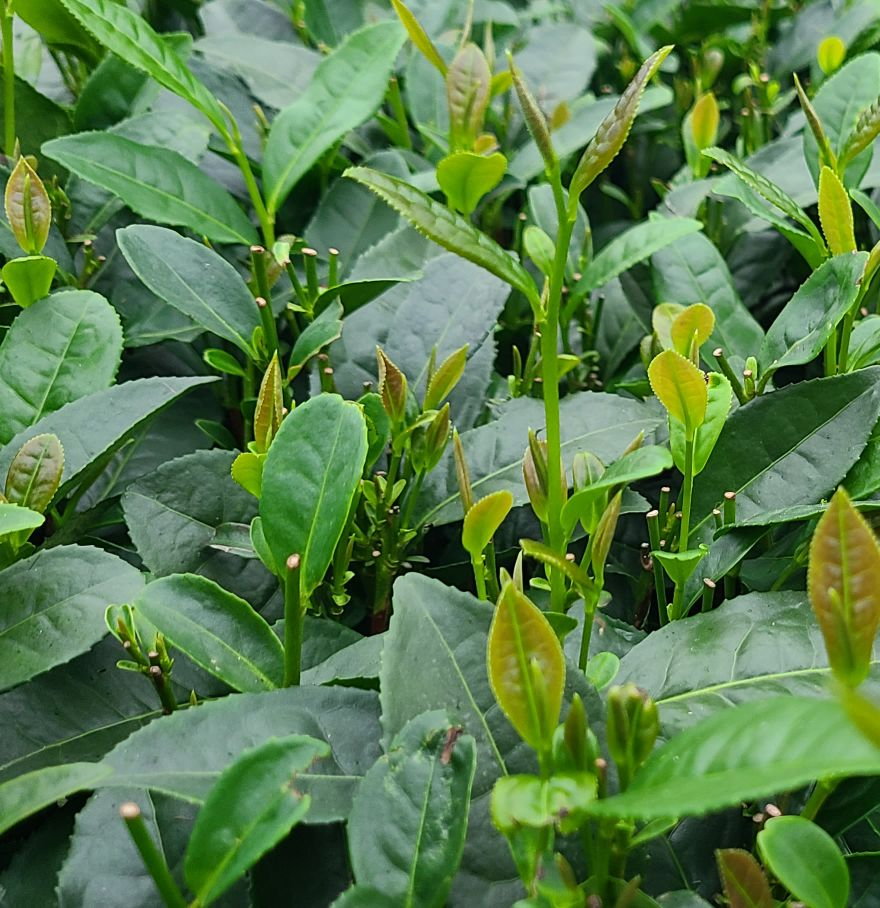
#> input picture 1 (1).jpg, 880 x 908 px
$ python HSV_ROI_Tea.py
#> lines starting #> are read from the running program, lines starting #| are printed output that depends on the picture; after the words box and inside, x2 and y2 are one past the last pixel; in counts of white or black regions, pixels touching at a corner belong together
# 基于HSV色彩空间的嫩芽ROI提取算法
# 原理先通过cv.cvtColor()函数，将原RGB彩色图像转换为hsv色彩空间的图像，
# 然后通过cv.inRange()函数获得ROI区域的Mask，
# 最后利用cv.bitwise()函数提取得到ROI区域。
import cv2 as cv
import numpy as np
from skimage import measure

src = cv.imread('1 (1).jpg')
#> src is the input picture: shape (908, 880, 3); mean B, G, R 75, 126.2, 89.7
cv.imshow('src', src)
hsv = cv.cvtColor(src, cv.COLOR_BGR2HSV)       # 转换成hsv色彩风格
#> hsv: shape (908, 880, 3); mean H, S, V 58.4, 126.5, 126.4
lower_hsv=np.array([25,95,46])
upper_hsv=np.array([41,255,255])
# 通过设置不同的H、S、V的min和max阈值可以获取不同色彩的一个二值的mask图像
mask = cv.inRange(hsv, lower_hsv, upper_hsv)        # 利用inRange产生mask
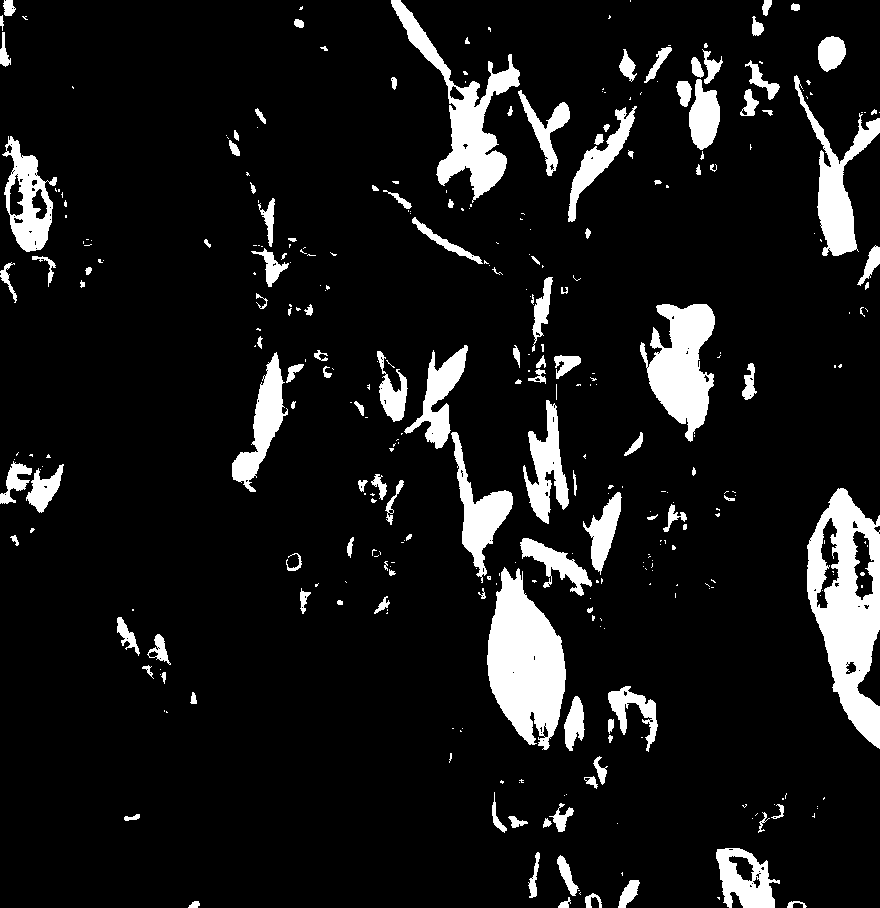
#> mask: shape (908, 880); 9.8% white; 348 white regions (217 under 20 px), largest, box (x1, y1, x2, y2) and area: (807, 488, 880, 749) 10507, (487, 567, 566, 750) 9204, (391, 0, 520, 203) 6184
cv.imshow('mask1', mask)
cv.imwrite('mask1.jpg', mask)

# 获取mask 将原始图像与原始图像在mask区域进行逻辑与操作，即可获取（分割后的图像）
timg1 = cv.bitwise_and(src, src, mask=mask)
cv.imshow('timg1', timg1)
cv.imwrite('timg1.jpg', timg1)

# 将其转化为二值图像(省略此步骤直接调用mask二值图像)
bgr= cv.cvtColor(timg1, cv.COLOR_HSV2BGR)
# cv.imshow('1',bgr)
gray=cv.cvtColor(bgr,cv.COLOR_BGR2GRAY)
# cv.imshow('2',gray)
ret, thresh = cv.threshold(gray, 0, 255, cv.THRESH_BINARY + cv.THRESH_OTSU)
#> thresh: shape (908, 880); 9.6% white; 383 white regions (259 under 20 px), largest, box (x1, y1, x2, y2) and area: (807, 488, 880, 749) 10389, (487, 568, 566, 750) 9175, (391, 0, 520, 203) 6183
#> ret = 45
# cv.imshow("thresh", thresh)
# 中值滤波：进行嫩芽降噪
median = cv.medianBlur(thresh,9)
#> median: shape (908, 880); 8.9% white; 88 white regions (14 under 20 px), largest, box (x1, y1, x2, y2) and area: (807, 488, 880, 748) 10574, (487, 571, 566, 748) 9220, (647, 304, 715, 439) 5795
cv.imshow('median',median)
# 开操作：去掉目标特征外的孤立点
kernel = cv.getStructuringElement(cv.MORPH_RECT, (5,5))
opening = cv.morphologyEx(median,cv.MORPH_OPEN,kernel)
#> opening: shape (908, 880); 8.6% white; 66 white regions (2 under 20 px), largest, box (x1, y1, x2, y2) and area: (807, 489, 880, 747) 10546, (487, 572, 566, 747) 9189, (647, 304, 715, 439) 5786
cv.imshow('open',opening)
# 闭操作：去掉目标特征内的孔
kernel = np.ones((5,5),np.uint8)
closing = cv.morphologyEx(opening,cv.MORPH_CLOSE,kernel)
#> closing: shape (908, 880); 8.7% white; 63 white regions (2 under 20 px), largest, box (x1, y1, x2, y2) and area: (807, 489, 880, 747) 10600, (487, 572, 566, 747) 9207, (647, 304, 715, 439) 5796
cv.imshow('clos',closing)
cv.imwrite('closing.jpg', closing)

# 求出最大连通区域
# image:二值图像  threshold_point:符合面积条件大小的阈值

def remove_small_points(image, threshold_point):
#> called with image = 'closing.jpg', threshold_point = 400
    img = cv.imread(image, 0)
    img_label, num = measure.label(img, connectivity=2, return_num=True)  # 输出二值图像中所有的连通域
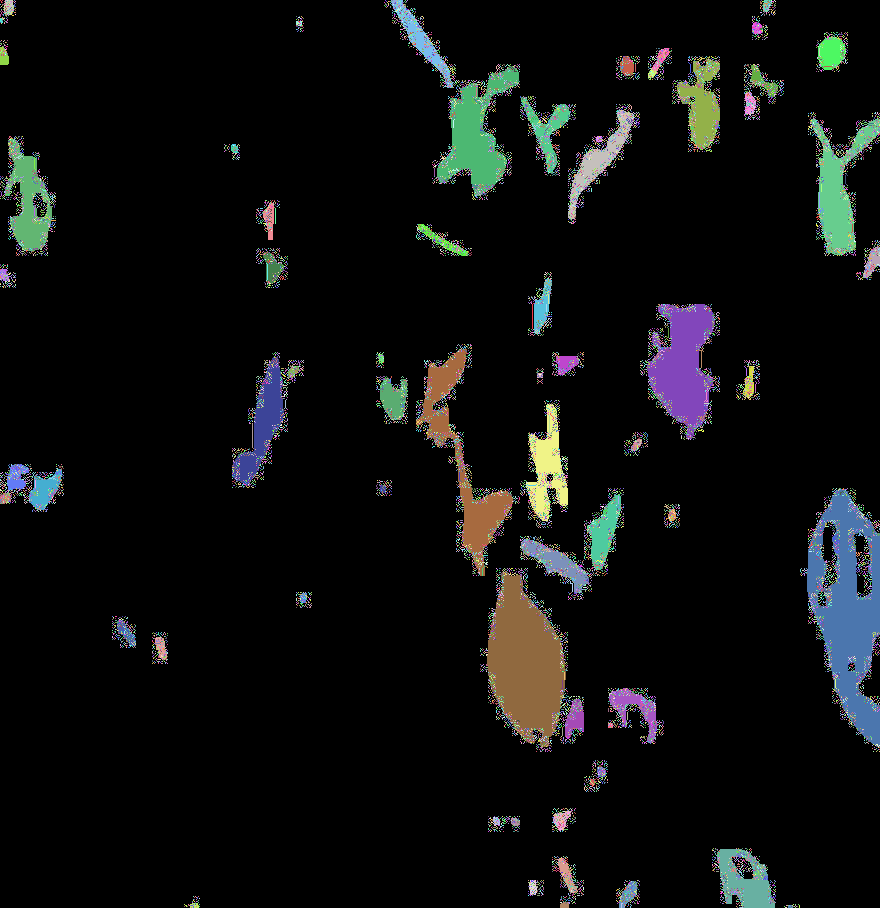
#> img_label: shape (908, 880) int64; 16814 distinct labels, from 0 to 16813; one colour per label, 0 black
#> num = 16813
    props = measure.regionprops(img_label)  # 输出连通域的属性，包括面积等
#> props = 16813 regions

    resMatrix = np.zeros(img_label.shape)
    for i in range(1, len(props)):
        if props[i].area > threshold_point:
            tmp = (img_label == i + 1).astype(np.uint8)
            resMatrix += tmp  # 组合所有符合条件的连通域
#> resMatrix: shape (908, 880) float64; values 0 (black) and 1 (white), 6.6% white; 21 white regions, largest, box (x1, y1, x2, y2) and area: (807, 489, 880, 747) 9359, (487, 572, 566, 747) 8558, (647, 304, 715, 439) 5158
    resMatrix *= 255
    return resMatrix

threshold_point=400
maxconnect = remove_small_points('closing.jpg', threshold_point)
cv.imshow("maxconnect", maxconnect)
# 再闭操作一次：去掉目标特征内的孔
kernel = np.ones((5,5),np.uint8)
closing1 = cv.morphologyEx(maxconnect,cv.MORPH_CLOSE,kernel)
#> closing1: shape (908, 880) float64; 7.7% white; 21 white regions, largest, box (x1, y1, x2, y2) and area: (807, 489, 880, 747) 10498, (487, 572, 566, 747) 9147, (647, 304, 715, 439) 5738
cv.imshow('clos1',closing1)
cv.imwrite('closing1.jpg', closing1)
# 图像类型不符合要求就没有办法送到canny算子里面计算
# 正常图像（closing）一个点的类型 type(closing[0][0]) 为：<class 'numpy.uint8'>
# 而我的图像（closing1）一个点的类型 type(closing1[0][0]) 是这样的：<class 'numpy.float64'>
# 故对图像类型进行了改正：array.dtype=np.uint8 或是 array=array.astype( np.uint8 )
# print(type(closing[0][0]))
# print(type(closing1[0][0]))
closing1=closing1.astype( np.uint8 )
print(type(closing1[0][0]))
#| <class 'numpy.uint8'>
# 在第一次分割嫩芽图像上框选出最大连通区域的嫩芽
# canny边缘检测
def canny_demo(image):
    t = 100
    print(type(image[0][0]))
#| <class 'numpy.uint8'>
    canny_output = cv.Canny(image, t, t * 2)
#> canny_output: shape (908, 880); 0.81% white in thin lines or dots
    cv.imshow("canny_output", canny_output)
    cv.imwrite("canny_output.png", canny_output)
    return canny_output
# 调用
binary = canny_demo(closing1)
k = np.ones((3, 3), dtype=np.uint8)
binary = cv.morphologyEx(binary, cv.MORPH_DILATE, k)
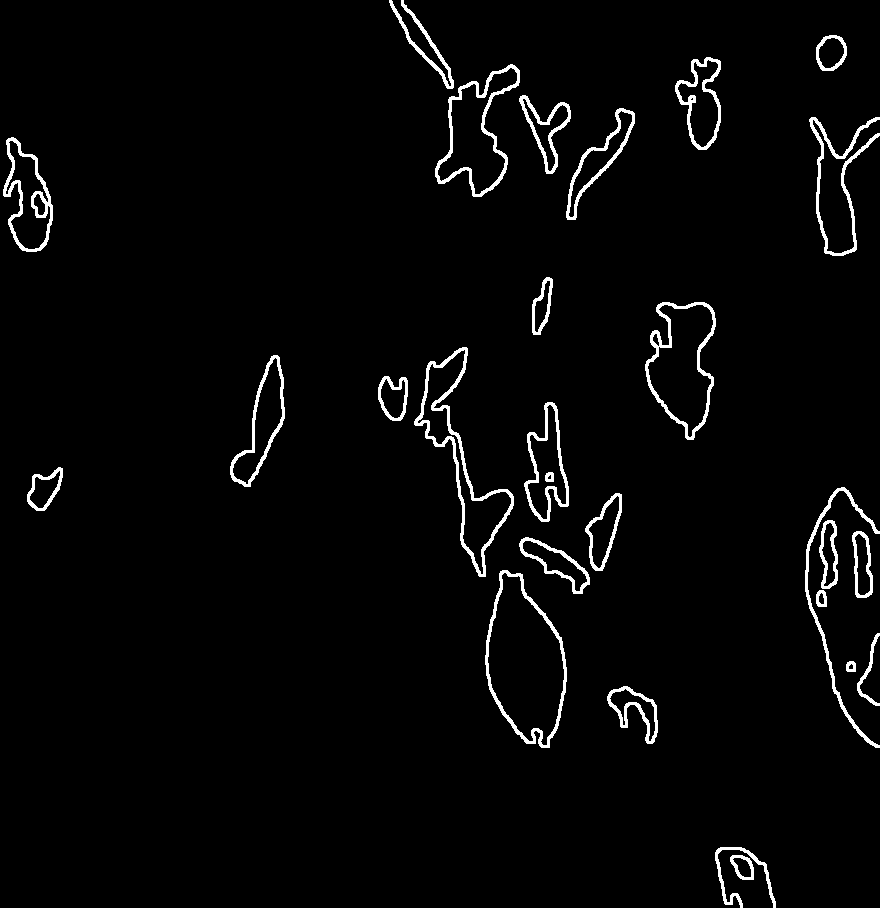
#> binary: shape (908, 880); 2.8% white; 28 white regions

# 轮廓发现
contours, hierarchy = cv.findContours(binary, cv.RETR_EXTERNAL, cv.CHAIN_APPROX_SIMPLE)
#> contours = 27 contours; largest, box (x1, y1, x2, y2) and area: (485, 570, 567, 748) 9709, (645, 302, 716, 440) 6282, (414, 347, 514, 577) 5806, (435, 64, 520, 197) 5358, (3, 137, 53, 252) 3388
for c in range(len(contours)):
    rect = cv.minAreaRect(contours[c])
    cx, cy = rect[0]
    box = cv.boxPoints(rect)
    box = np.int0(box)
    cv.drawContours(src,[box],0,(0,255,0),2)
    cv.circle(src, (np.int32(cx), np.int32(cy)), 2, (255, 0, 0), 2, 8, 0)
    cv.drawContours(src, contours, c, (0, 0, 255), 1, 8)
    print(cx,cy)
#> this loop made 27 passes
#> (rect, cx, cy, box) on passes 1 to 4: (((741.5, 867), (24, 23), -90), 741.5, 867, [[753, 879], [730, 879], [730, 855], [753, 855]]), (((744.2, 877.7), (50.7, 69.96), -11.77), 744.2, 877.7, [[726, 917], [712, 848], [761, 838], [776, 906]]), (((634.4, 711.7), (40.09, 64.01), -58.39), 634.4, 711.7, [[651, 745], [596, 712], [617, 677], [672, 711]]), (((850.5, 666), (10, 9), -90), 850.5, 666, [[855, 671], [846, 671], [846, 661], [855, 661]])
#> (printed output is left out)
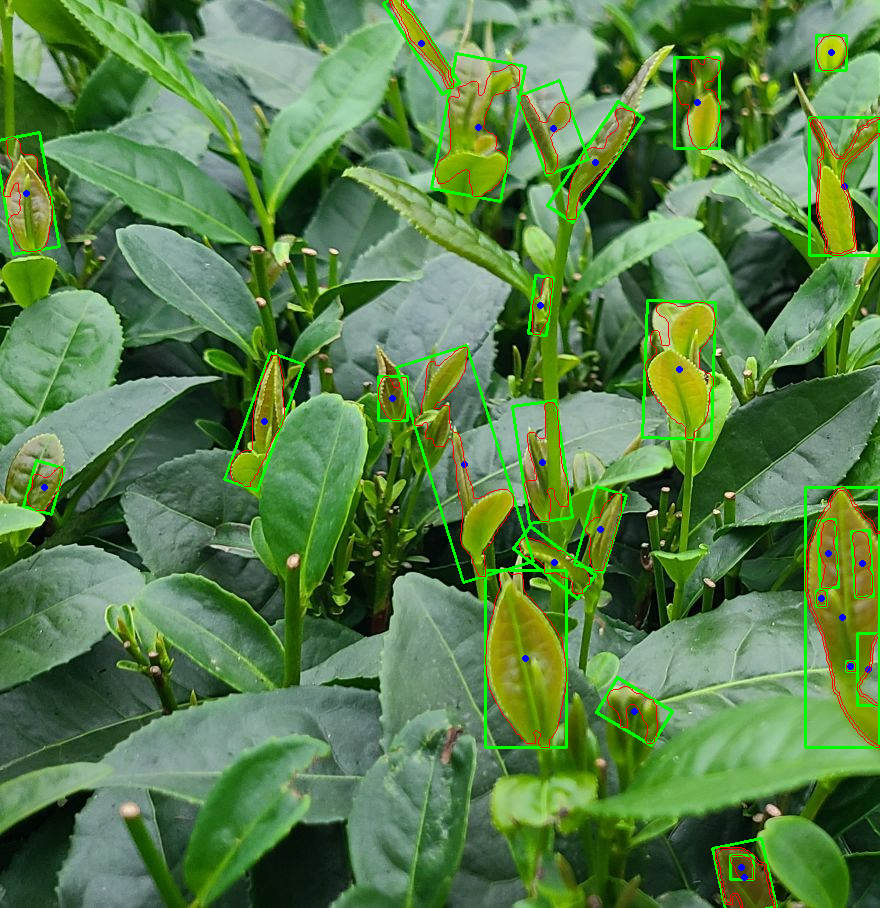
#> src: shape (908, 880, 3); mean B, G, R 73.2, 127.8, 88.7

# 图像显示
cv.imshow("contours_analysis", src)
cv.imwrite("contours_analysis.png", src)
# 最终在原图像上框选出每个嫩芽，并标注中心点，输出矩阵框左上角和右下角的坐标，描绘嫩芽轮廓

cv.waitKey(0)
cv.destroyAllWindows()

$ run again, with 5.jpg copied over 1 (1).jpg
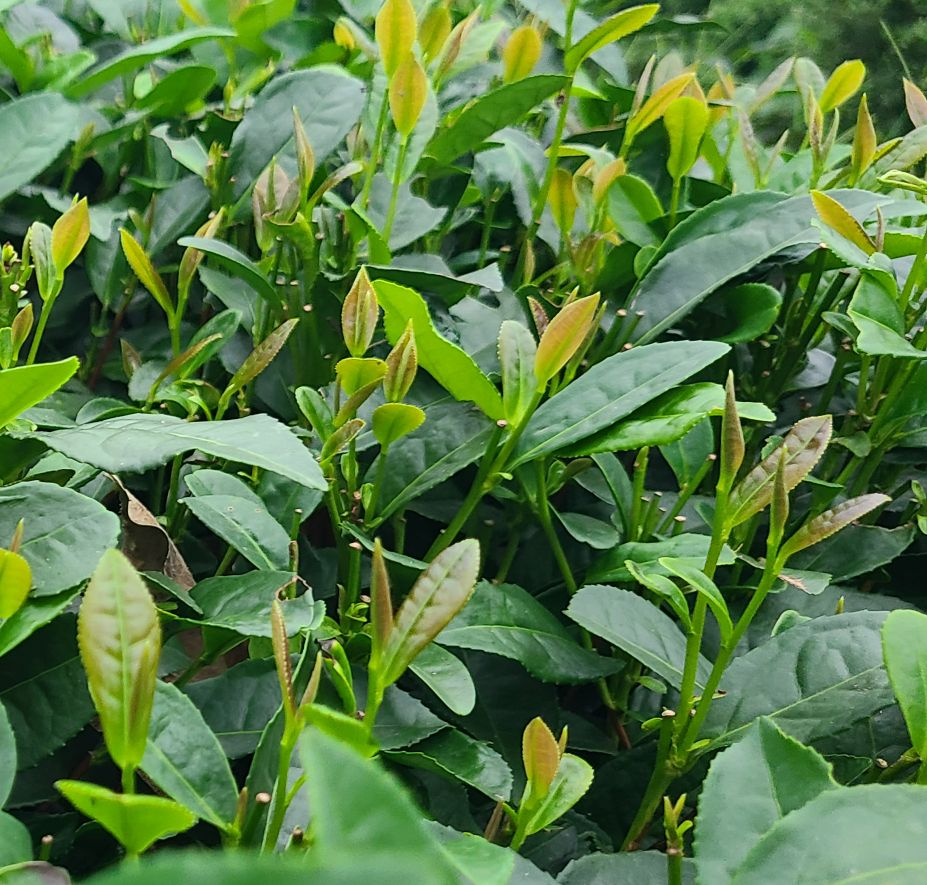
#> input picture 5.jpg, 927 x 885 px
#> src is the input picture: shape (885, 927, 3); mean B, G, R 68.6, 123.2, 88.2
#> hsv: shape (885, 927, 3); mean H, S, V 56.2, 134.7, 123.5
#> `mask = cv.inRange(hsv, lower_hsv, upper_hsv)`:
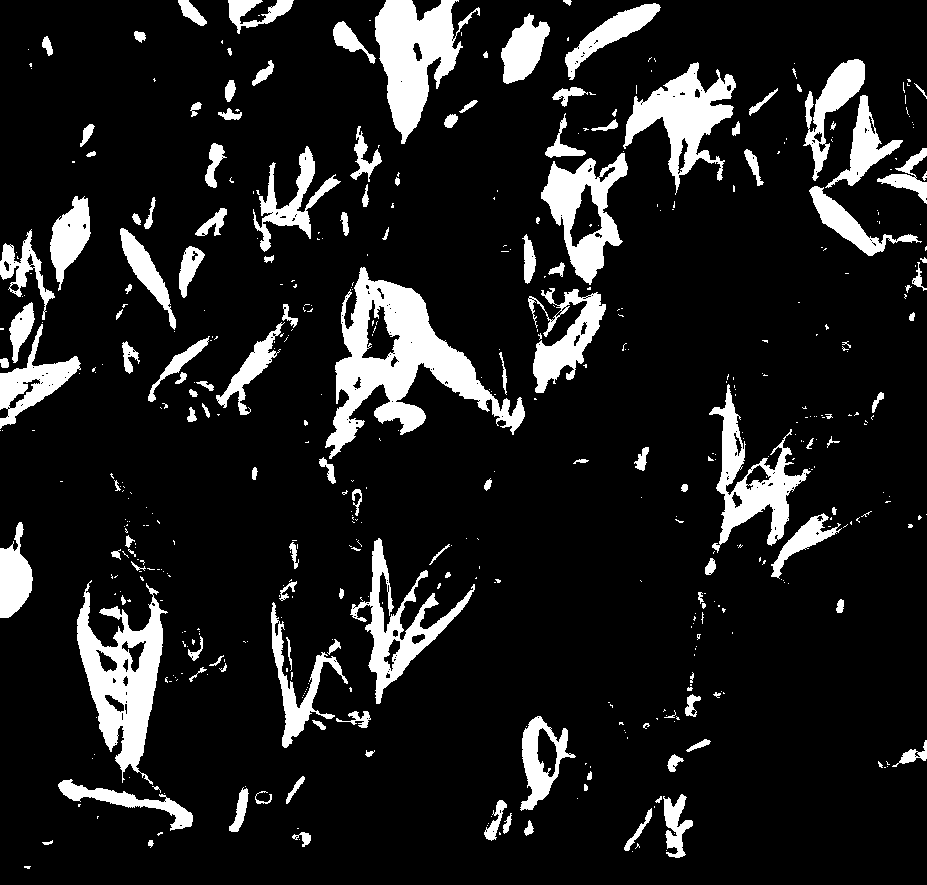
#> mask: shape (885, 927); 12.4% white; 509 white regions (367 under 20 px), largest, box (x1, y1, x2, y2) and area: (325, 267, 525, 459) 12635, (77, 580, 168, 785) 7910, (375, 0, 480, 144) 7202
#> thresh: shape (885, 927); 12.2% white; 548 white regions (406 under 20 px), largest, box (x1, y1, x2, y2) and area: (325, 267, 525, 459) 12529, (77, 580, 168, 783) 7756, (375, 0, 480, 144) 7196
#> ret = 47
#> median: shape (885, 927); 11.3% white; 120 white regions (17 under 20 px), largest, box (x1, y1, x2, y2) and area: (326, 269, 525, 455) 12591, (77, 594, 162, 769) 7836, (375, 0, 459, 140) 7107
#> opening: shape (885, 927); 11% white; 91 white regions, largest, box (x1, y1, x2, y2) and area: (327, 270, 525, 453) 12534, (77, 596, 162, 768) 7798, (375, 0, 459, 139) 7098
#> closing: shape (885, 927); 11.1% white; 87 white regions, largest, box (x1, y1, x2, y2) and area: (327, 270, 525, 453) 12584, (77, 596, 162, 768) 7867, (375, 0, 459, 139) 7126
#> num = 24066
#> props = 24066 regions
#> closing1: shape (885, 927) float64; 9.9% white; 29 white regions, largest, box (x1, y1, x2, y2) and area: (327, 270, 525, 453) 12421, (77, 596, 162, 768) 7776, (375, 0, 459, 139) 7066
#| <class 'numpy.uint8'>
#| <class 'numpy.uint8'>
#> canny_output: shape (885, 927); 1.1% white in thin lines or dots
#> binary: shape (885, 927); 3.9% white; 41 white regions
#> contours = 33 contours; largest, box (x1, y1, x2, y2) and area: (325, 269, 526, 454) 14660, (75, 594, 163, 769) 9092, (623, 62, 736, 183) 6309, (540, 154, 628, 283) 6272, (712, 393, 805, 544) 5558
#> the loop `for c in range(len(contours)):` made 33 passes
#> (rect, cx, cy, box) on passes 1 to 4: (((677.2, 826), (26.83, 59.05), -6.91), 677.2, 826, [[667, 856], [660, 798], [686, 795], [694, 853]]), (((126.1, 800.8), (29.58, 140.8), -74.36), 126.1, 800.8, [[189, 834], [54, 796], [62, 767], [197, 805]]), (((537.5, 763), (94, 35), -90), 537.5, 763, [[555, 810], [520, 810], [520, 716], [555, 716]]), (((284.5, 689.7), (102.4, 73.33), -63.87), 284.5, 689.7, [[294, 751], [229, 719], [274, 627], [339, 659]])
#> (printed output is left out)
#> after the loop `for c in range(len(contours)):`:
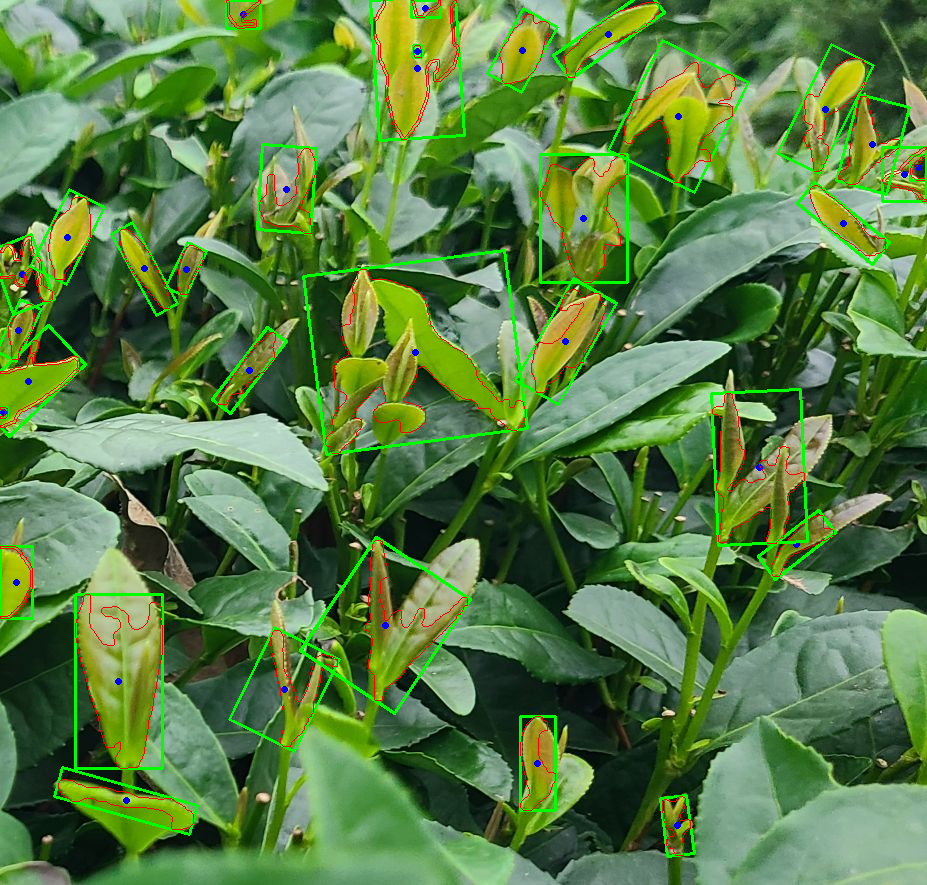
#> src: shape (885, 927, 3); mean B, G, R 66.4, 125.2, 87.1
